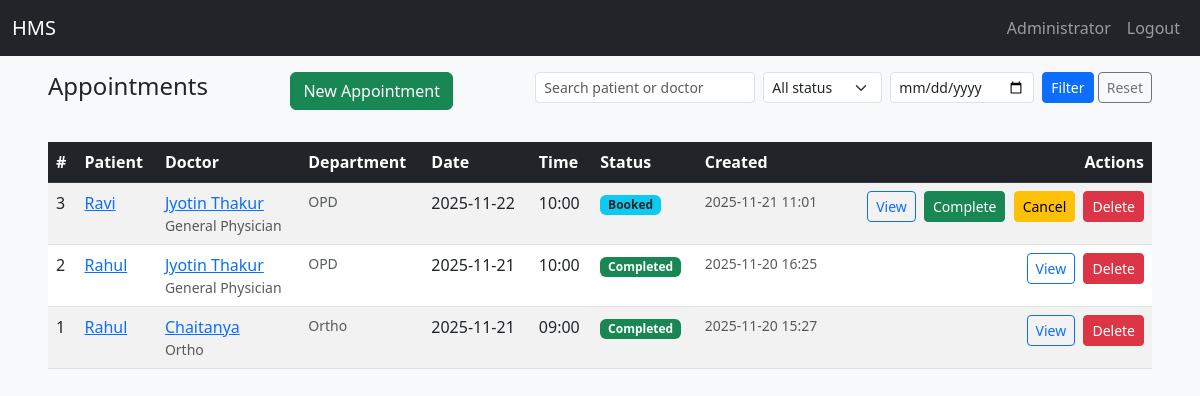
/admin/appointments (signed in), run on the app's committed database.
### app/models.py (models this page shows, shortened)
class User(UserMixin, db.Model):
    id = db.Column(db.Integer, primary_key=True)
    email = db.Column(db.String(120), unique=True, nullable=False)
    name = db.Column(db.String(120), nullable=False)
    password_hash = db.Column(db.String(128), nullable=False)
    role = db.Column(db.String(20), nullable=False)
    active = db.Column(db.Boolean, default=True)
    reason= db.Column(db.String(255))
    created_at = db.Column(db.DateTime, default=func.now())
    doctor = db.relationship('DoctorProfile', backref='user', uselist=False)
    patient = db.relationship('PatientProfile', backref='user', uselist=False)

class Appointment(db.Model):
    id = db.Column(db.Integer, primary_key=True)
    patient_id = db.Column(db.Integer, db.ForeignKey('patient_profile.id'))
    doctor_id = db.Column(db.Integer, db.ForeignKey('doctor_profile.id'))
    date = db.Column(db.Date, nullable=False)
    time = db.Column(db.Time, nullable=False)
    status = db.Column(db.String(20), default='Booked')  # Booked/Completed/Cancelled
    created_at = db.Column(db.DateTime, default=func.now()) # Timestamp of appointment creation from database
    treatment = db.relationship('Treatment', backref='appointment', uselist=False)
    __table_args__ = (
        db.UniqueConstraint('doctor_id', 'date', 'time', name='uix_doctor_datetime'),
    )

class DoctorProfile(db.Model):
    id = db.Column(db.Integer, primary_key=True)
    user_id = db.Column(db.Integer, db.ForeignKey('user.id'))
    specialization = db.Column(db.String(120))
    experience = db.Column(db.String(120))
    qualification = db.Column(db.String(120))
    department_id = db.Column(db.Integer, db.ForeignKey('department.id'))
    contact = db.Column(db.String(40))
    is_blacklisted = db.Column(db.Boolean, default=False, nullable=False)
    blacklist_reason = db.Column(db.Text, nullable=True)
    blacklisted_at = db.Column(db.DateTime, nullable=True)
    blacklisted_by = db.Column(db.Integer, nullable=True)  # Admin who blacklisted
    availability_json = db.Column(db.Text)
    bio = db.Column(db.Text)
    appointments = db.relationship('Appointment', backref='doctor', lazy='dynamic')

class Department(db.Model):
    id = db.Column(db.Integer, primary_key=True)
    name = db.Column(db.String(120), unique=True, nullable=False)
    description = db.Column(db.Text)
    doctors = db.relationship('DoctorProfile', backref='department', lazy='dynamic')

### app/routes.py (the view)
@main.route('/admin/appointments')
@login_required
@role_required('admin')
@validate_csrf
def admin_appointments():
    q = Appointment.query
    qstr = request.args.get('q')
    status = request.args.get('status')
    date_f = request.args.get('date')
    if qstr:
        q = q.join(PatientProfile).join(User).filter((User.name.ilike(f'%{qstr}%')) | (Appointment.id==qstr))
    if status:
        q = q.filter(Appointment.status==status)
    if date_f:
        try:
            d = datetime.strptime(date_f, '%Y-%m-%d').date()
            q = q.filter(Appointment.date==d)
        except:
            pass
    appointments = q.order_by(Appointment.date.desc(), Appointment.time.desc()).all()
    return render_template('appointment_list.html', appointments=appointments)

### app/routes.py (called while the page is built)
def role_required(role):
    from functools import wraps
    def decorator(fn):
        @wraps(fn)
        def wrapper(*args, **kwargs):
            if not current_user.is_authenticated or current_user.role != role:
                flash('Access denied', 'danger')
                return redirect(url_for('views.login'))
            return fn(*args, **kwargs)
        return wrapper
    return decorator

### app/utils.py (called while the page is built)
def validate_csrf(func):
    @wraps(func)
    def wrapper(*args, **kwargs):
        token = session.get('csrf_token')
        form_token = None
        if request.method == 'POST':
            form_token = request.form.get('csrf_token') or request.headers.get('X-CSRF-Token')
        if request.method == 'POST':
            if not token or not form_token or token != form_token:
                flash('Invalid or missing CSRF token', 'danger')
                return redirect(url_for('views.index'))
        return func(*args, **kwargs)
    return wrapper

### app/templates/appointment_list.html (shortened to what this page needs)
{% extends 'base.html' %}  {% block title %}| Appointments{% endblock %}
{% block content %}
<div class="d-flex justify-content-between align-items-left mb-3">
  <h4>Appointments</h4>
  <a class="btn btn-success mb-3" href="{{ url_for('main.admin_create_appointment') }}">New Appointment</a>
  <form class="row g-2" method="get" action="{{ url_for('main.admin_appointments') }}">
    <div class="col-auto">
      <input type="text" name="q" class="form-control form-control-sm" placeholder="Search patient or doctor" value="{{ request.args.get('q','') }}">
    </div>
    <div class="col-auto">
      <select name="status" class="form-select form-select-sm">
        <option value="">All status</option>
      </select>
    </div>
    <div class="col-auto">
      <input type="date" name="date" class="form-control form-control-sm" value="{{ request.args.get('date','') }}">
    </div>
    <div class="col-auto">
      <button class="btn btn-sm btn-primary" type="submit">Filter</button>
      <a href="{{ url_for('main.admin_appointments') }}" class="btn btn-sm btn-outline-secondary">Reset</a>
    </div>
  </form>
</div>
<div class="table-responsive">
  <table class="table table-striped table-hover">
    <thead class="table-dark">
      <tr>
        <th>#</th>
        <th>Patient</th>
        <th>Doctor</th>
        <th>Department</th>
        <th>Date</th>
        <th>Time</th>
        <th>Status</th>
        <th>Created</th>
        <th class="text-end">Actions</th>
      </tr>
    </thead>
    <tbody>
      {% for a in appointments %}
      <tr id="appt-row-{{ a.id }}">
        <td>{{ a.id }}</td>
        <td>
          <a href="{{ url_for('main.view_patient', patient_id=a.patient.id) }}">
            {{ a.patient.user.name }}
          </a>
        </td>
        <td>
          <a href="{{ url_for('main.view_doctor', doctor_id=a.doctor.id) }}">
            {{ a.doctor.user.name }}
          </a>
          <div class="text-muted small">{{ a.doctor.specialization }}</div>
        </td>
        <td class="small text-muted">
          {% if a.doctor.department %}{{ a.doctor.department.name }}{% else %}—{% endif %}
        </td>
        <td>{{ a.date.isoformat() }}</td>
        <td>{{ a.time.strftime('%H:%M') }}</td>
        <td>
          {% if a.status == 'Booked' %}
            <span class="badge bg-info text-dark">Booked</span>
          {% elif a.status == 'Completed' %}
            <span class="badge bg-success">Completed</span>
          {% elif a.status == 'Cancelled' %}
            <span class="badge bg-danger">Cancelled</span>
          {% else %}
            <span class="badge bg-warning text-dark">{{ a.status }}</span>
          {% endif %}
        </td>
        <td class="small text-muted">{{ a.created_at.strftime('%Y-%m-%d %H:%M') }}</td>
        <td class="text-end">
          <a class="btn btn-sm btn-outline-primary" href="{{ url_for('main.admin_appointment_view', appt_id=a.id) }}" title="View details">
            View
          </a>
          {% if a.status != 'Completed' and a.status != 'Cancelled' %}
          <form method="post" action="{{ url_for('main.admin_mark_completed', appt_id=a.id) }}"
                class="d-inline-block ms-1" style="display:inline;">
            <button class="btn btn-sm btn-success" title="Mark Completed">Complete</button>
          </form>
          <form method="post" action="{{ url_for('main.admin_cancel_appointment', appt_id=a.id) }}"
                class="d-inline-block ms-1" style="display:inline;"
                onsubmit="event.preventDefault(); showDeleteModal('appointment','{{ a.patient.user.name }} - {{ a.date.isoformat() }}', this);">
            <button class="btn btn-sm btn-warning" title="Cancel Appointment">Cancel</button>
          </form>
          {% endif %}
          <form method="post" action="{{ url_for('main.admin_delete_appointment', appt_id=a.id) }}"
                class="d-inline-block ms-1" style="display:inline;"
                onsubmit="event.preventDefault(); showDeleteModal('appointment','{{ a.id }}', this);">
            <button class="btn btn-sm btn-danger" title="Delete">Delete</button>
          </form>
        </td>
      </tr>
      {% else %}
      <tr>
        <td colspan="9" class="text-center text-muted">No appointments found.</td>
      </tr>
      {% endfor %}
    </tbody>
  </table>
</div>
{% endblock %}

### app/templates/base.html (shortened to what this page needs)
<!doctype html>
<html lang="en">
<head>
  <link href="https://cdn.jsdelivr.net/npm/bootstrap@5.3.0/dist/css/bootstrap.min.css" rel="stylesheet">
  <link rel="stylesheet" href="{{ url_for('static', filename='css/style.css') }}">
</head>
<body>
<nav class="navbar navbar-expand-lg navbar-dark bg-dark">
  <div class="container-fluid">
    <a class="navbar-brand text-white" id="home" href="/">HMS</a>
    <div class="collapse navbar-collapse">
      <ul class="navbar-nav ms-auto mb-2 mb-lg-0 ">
        {% if current_user.is_authenticated %}
          <li class="nav-item text-white"><a class="nav-link" href="#">{{ current_user.name }}</a></li>
          <li class="nav-item text-white"><a class="nav-link" href="{{ url_for('main.logout') }}">Logout</a></li>
        {% endif %}
      </ul>
    </div>
  </div>
</nav>
<div class="toast-container position-fixed top-0 end-0 p-3" style="z-index: 2000;">
</div>
<div class="container-fluid mt-3 px-5">
  {% block content %}
  {% endblock %}
</div>
</body>
</html>

### app/static/css/style.css (style rules this page uses)
body { background-color: #f8f9fa; font-family: "Segoe UI", Roboto, Arial, sans-serif; }

### data on the page
User: name "Administrator"
Appointment: id "3", patient.user.name "Ravi", doctor.user.name "Jyotin Thakur", doctor.specialization "General Physician", doctor.department.name "OPD", date "2025-11-22", time "10:00", status "Booked", created_at "2025-11-21 11:01"
Appointment: id "2", patient.user.name "Rahul", doctor.user.name "Jyotin Thakur", doctor.specialization "General Physician", doctor.department.name "OPD", date "2025-11-21", time "10:00", status "Completed", created_at "2025-11-20 16:25"
Appointment: id "1", patient.user.name "Rahul", doctor.user.name "Chaitanya", doctor.specialization "Ortho", doctor.department.name "Ortho", date "2025-11-21", time "09:00", status "Completed", created_at "2025-11-20 15:27"
